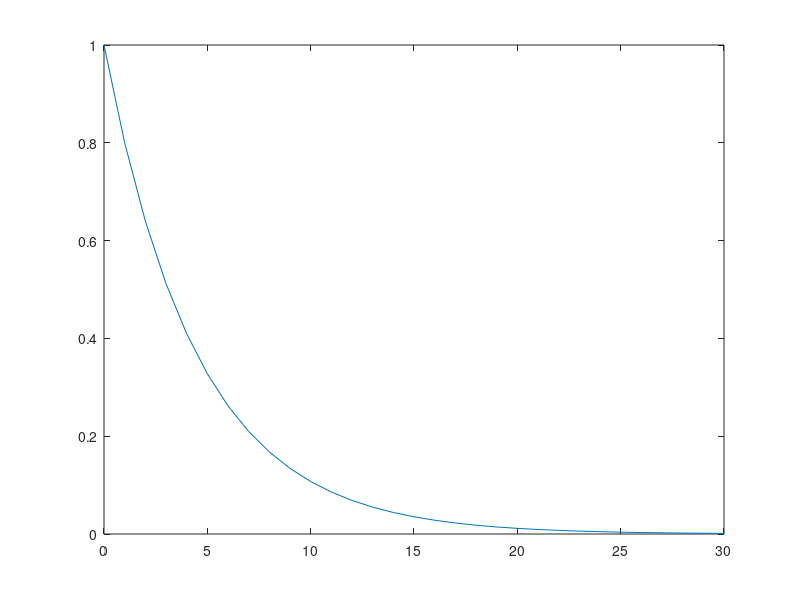

Recreate this plot in MATLAB.
T = 5;
a = -1/T;
Ts = 1
T_start = 0;
T_stop = 30;
x(1) = 1;

for k = 1:(T_stop/Ts)
    x(k+1) = (1+a*Ts)*x(k);
end
t = T_start:Ts:T_stop;
plot(t, x)